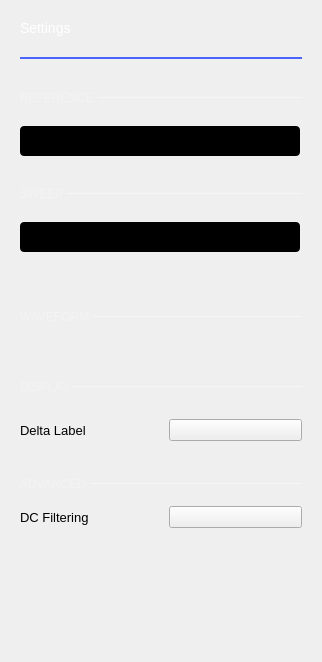
                   <widget class="QWidget" name="scrollAreaWidgetContents_2">
                    <property name="geometry">
                     <rect>
                      <x>0</x>
                      <y>0</y>
                      <width>322</width>
                      <height>662</height>
                     </rect>
                    </property>
                    <layout class="QVBoxLayout" name="verticalLayout_11">
                     <property name="leftMargin">
                      <number>20</number>
                     </property>
                     <property name="topMargin">
                      <number>20</number>
                     </property>
                     <property name="rightMargin">
                      <number>20</number>
                     </property>
                     <property name="bottomMargin">
                      <number>20</number>
                     </property>
                     <item>
                      <widget class="QLabel" name="label_5">
                       <property name="styleSheet">
                        <string notr="true">color: white;
    font-size: 14px;
    font-weight: normal;</string>
                       </property>
                       <property name="text">
                        <string>Settings</string>
                       </property>
                      </widget>
                     </item>
                     <item>
                      <spacer name="verticalSpacer_5">
                       <property name="orientation">
                        <enum>Qt::Vertical</enum>
                       </property>
                       <property name="sizeType">
                        <enum>QSizePolicy::Fixed</enum>
                       </property>
                       <property name="sizeHint" stdset="0">
                        <size>
                         <width>15</width>
                         <height>15</height>
                        </size>
                       </property>
                      </spacer>
                     </item>
                     <item>
                      <widget class="Line" name="line_2">
                       <property name="styleSheet">
                        <string notr="true">color: #4A64FF;</string>
                       </property>
                       <property name="frameShadow">
                        <enum>QFrame::Plain</enum>
                       </property>
                       <property name="lineWidth">
                        <number>2</number>
                       </property>
                       <property name="orientation">
                        <enum>Qt::Horizontal</enum>
                       </property>
                      </widget>
                     </item>
                     <item>
                      <layout class="QHBoxLayout" name="horizontalLayout_6">
                       <property name="spacing">
                        <number>0</number>
                       </property>
                       <property name="topMargin">
                        <number>25</number>
                       </property>
                       <property name="bottomMargin">
                        <number>15</number>
                       </property>
                       <item>
                        <widget class="QLabel" name="label">
                         <property name="sizePolicy">
                          <sizepolicy hsizetype="Maximum" vsizetype="Preferred">
                           <horstretch>0</horstretch>
                           <verstretch>0</verstretch>
                          </sizepolicy>
                         </property>
                         <property name="styleSheet">
                          <string notr="true">QLabel {
        font-size: 12px;
        color: rgba(255, 255, 255, 70)
    }
</string>
                         </property>
                         <property name="text">
                          <string>REFERENCE </string>
                         </property>
                        </widget>
                       </item>
                       <item>
                        <widget class="Line" name="line">
                         <property name="minimumSize">
                          <size>
                           <width>0</width>
                           <height>1</height>
                          </size>
                         </property>
                         <property name="maximumSize">
                          <size>
                           <width>16777215</width>
                           <height>1</height>
                          </size>
                         </property>
                         <property name="styleSheet">
                          <string notr="true">border: 1px solid rgba(255, 255, 255, 70);</string>
                         </property>
                         <property name="frameShadow">
                          <enum>QFrame::Sunken</enum>
                         </property>
                         <property name="orientation">
                          <enum>Qt::Horizontal</enum>
                         </property>
                        </widget>
                       </item>
                      </layout>
                     </item>
                     <item>
                      <widget class="adiscope::CustomSwitch" name="btnRefChn">
                       <property name="styleSheet">
                        <string notr="true">QPushButton {
min-height: 30px;
max-height: 30px;
min-width: 280px;
max-width: 280px;
background-color: black;
border-radius: 4px;
}

QPushButton:disabled {
background-color: qlineargradient(spread:pad, x1:0.5, y1:0, x2:0.501, y2:0, stop:0 #727273, stop:1 #141416);
}

QWidget#handle {
min-height: 30px;
max-height: 30px;
min-width: 142px;
max-width: 142px;
background-color: #4a64ff;
border-radius: 2px;
}

QWidget#handle:disabled {
background-color: #aaaaaa;
}

QLabel {
margin-top: 6px;
background-color: transparent;
line-height: 19px;
}

QLabel#on {
margin-top: 0px;
min-height:30px;
max-height:30px;
min-width:140px;
max-width:140px;
qproperty-alignment: AlignCenter AlignCenter;
margin-left: 0px;
color: white;
}

QLabel#on:disabled {
color: rgba(255,255,255,102);
}

QLabel#off {
margin-top: 0px;
min-height:30px;
max-height:30px;
min-width:140px;
max-width:140px;
margin-left: 140px;
color: white;
qproperty-alignment: AlignCenter AlignCenter;
}

QLabel#off:disabled {
color: rgba(255,255,255,51);
}
</string>
                       </property>
                       <property name="text">
                        <string/>
                       </property>
                       <property name="checkable">
                        <bool>true</bool>
                       </property>
                       <property name="checked">
                        <bool>true</bool>
                       </property>
                       <property name="leftText" stdset="0">
                        <string>Channel 1</string>
                       </property>
                       <property name="rightText" stdset="0">
                        <string>Channel 2</string>
                       </property>
                       <property name="duration_ms" stdset="0">
                        <string>0</string>
                       </property>
                      </widget>
                     </item>
                     <item>
                      <layout class="QHBoxLayout" name="horizontalLayout_4">
                       <property name="spacing">
                        <number>0</number>
                       </property>
                       <property name="topMargin">
                        <number>25</number>
                       </property>
                       <property name="bottomMargin">
                        <number>15</number>
                       </property>
                       <item>
                        <widget class="QLabel" name="label_2">
                         <property name="sizePolicy">
                          <sizepolicy hsizetype="Maximum" vsizetype="Preferred">
                           <horstretch>0</horstretch>
                           <verstretch>0</verstretch>
                          </sizepolicy>
                         </property>
                         <property name="styleSheet">
                          <string notr="true">QLabel {
        font-size: 12px;
        color: rgba(255, 255, 255, 70)
}</string>
                         </property>
                         <property name="text">
                          <string>SWEEP </string>
                         </property>
                        </widget>
                       </item>
                       <item>
                        <widget class="Line" name="line_3">
                         <property name="minimumSize">
                          <size>
                           <width>0</width>
                           <height>1</height>
                          </size>
                         </property>
                         <property name="maximumSize">
                          <size>
                           <width>16777215</width>
                           <height>1</height>
                          </size>
                         </property>
                         <property name="styleSheet">
                          <string notr="true">border: 1px solid rgba(255, 255, 255, 70);</string>
                         </property>
                         <property name="frameShadow">
                          <enum>QFrame::Sunken</enum>
                         </property>
                         <property name="lineWidth">
                          <number>1</number>
                         </property>
                         <property name="orientation">
                          <enum>Qt::Horizontal</enum>
                         </property>
                        </widget>
                       </item>
                      </layout>
                     </item>
                     <item>
                      <layout class="QGridLayout" name="sweepLayout">
                       <property name="topMargin">
                        <number>0</number>
                       </property>
                       <property name="spacing">
                        <number>15</number>
                       </property>
                       <item row="6" column="1">
                        <layout class="QVBoxLayout" name="samplesCountLayout">
                         <property name="spacing">
                          <number>0</number>
                         </property>
                        </layout>
                       </item>
                       <item row="6" column="0">
                        <spacer name="verticalSpacer_2">
                         <property name="orientation">
                          <enum>Qt::Vertical</enum>
                         </property>
                         <property name="sizeType">
                          <enum>QSizePolicy::Fixed</enum>
                         </property>
                         <property name="sizeHint" stdset="0">
                          <size>
                           <width>0</width>
                           <height>12</height>
                          </size>
                         </property>
                        </spacer>
                       </item>
                       <item row="1" column="0" colspan="2">
                        <widget class="adiscope::CustomSwitch" name="btnIsLog">
                         <property name="styleSheet">
                          <string notr="true">QPushButton {
min-height: 30px;
max-height: 30px;
min-width: 280px;
max-width: 280px;
background-color: black;
border-radius: 4px;
}

QPushButton:disabled {
background-color: qlineargradient(spread:pad, x1:0.5, y1:0, x2:0.501, y2:0, stop:0 #727273, stop:1 #141416);
}

QWidget#handle {
min-height: 30px;
max-height: 30px;
min-width: 142px;
max-width: 142px;
background-color: #4a64ff;
border-radius: 2px;
}

QWidget#handle:disabled {
background-color: #aaaaaa;
}

QLabel {
margin-top: 6px;
background-color: transparent;
line-height: 19px;
}

QLabel#on {
margin-top: 0px;
min-height:30px;
max-height:30px;
min-width:140px;
max-width:140px;
qproperty-alignment: AlignCenter AlignCenter;
margin-left: 0px;
color: white;
}

QLabel#on:disabled {
color: rgba(255,255,255,102);
}

QLabel#off {
margin-top: 0px;
min-height:30px;
max-height:30px;
min-width:140px;
max-width:140px;
margin-left: 140px;
color: white;
qproperty-alignment: AlignCenter AlignCenter;
}

QLabel#off:disabled {
color: rgba(255,255,255,51);
}
</string>
                         </property>
                         <property name="text">
                          <string/>
                         </property>
                         <property name="checkable">
                          <bool>true</bool>
                         </property>
                         <property name="checked">
                          <bool>true</bool>
                         </property>
                         <property name="leftText" stdset="0">
                          <string>Logarithmic</string>
                         </property>
                         <property name="rightText" stdset="0">
                          <string>Linear</string>
                         </property>
                         <property name="duration_ms" stdset="0">
                          <number>0</number>
                         </property>
                        </widget>
                       </item>
                       <item row="2" column="0" colspan="2">
                        <widget class="QWidget" name="widget" native="true">
                         <property name="sizePolicy">
                          <sizepolicy hsizetype="Minimum" vsizetype="Fixed">
                           <horstretch>0</horstretch>
                           <verstretch>0</verstretch>
                          </sizepolicy>
                         </property>
                         <property name="minimumSize">
                          <size>
                           <width>0</width>
                           <height>0</height>
                          </size>
                         </property>
                         <layout class="QVBoxLayout" name="sweepRangeLayout">
                          <property name="spacing">
                           <number>0</number>
                          </property>
                          <property name="leftMargin">
                           <number>0</number>
                          </property>
                          <property name="topMargin">
                           <number>0</number>
                          </property>
                          <property name="rightMargin">
                           <number>0</number>
                          </property>
                          <property name="bottomMargin">
                           <number>0</number>
                          </property>
                         </layout>
                        </widget>
                       </item>
                      </layout>
                     </item>
                     <item>
                      <layout class="QHBoxLayout" name="horizontalLayout_7">
                       <property name="spacing">
                        <number>0</number>
                       </property>
                       <property name="topMargin">
                        <number>25</number>
                       </property>
                       <property name="bottomMargin">
                        <number>25</number>
                       </property>
                       <item>
                        <widget class="QLabel" name="label_3">
                         <property name="sizePolicy">
                          <sizepolicy hsizetype="Maximum" vsizetype="Preferred">
                           <horstretch>0</horstretch>
                           <verstretch>0</verstretch>
                          </sizepolicy>
                         </property>
                         <property name="styleSheet">
                          <string notr="true">QLabel {
        font-size: 12px;
        color: rgba(255, 255, 255, 70)
    }
</string>
                         </property>
                         <property name="text">
                          <string>WAVEFORM </string>
                         </property>
                        </widget>
                       </item>
                       <item>
                        <widget class="Line" name="line_5">
                         <property name="minimumSize">
                          <size>
                           <width>0</width>
                           <height>1</height>
                          </size>
                         </property>
                         <property name="maximumSize">
                          <size>
                           <width>16777215</width>
                           <height>1</height>
                          </size>
                         </property>
                         <property name="styleSheet">
                          <string notr="true">border: 1px solid rgba(255, 255, 255, 70);</string>
                         </property>
                         <property name="frameShadow">
                          <enum>QFrame::Sunken</enum>
                         </property>
                         <property name="lineWidth">
                          <number>1</number>
                         </property>
                         <property name="orientation">
                          <enum>Qt::Horizontal</enum>
                         </property>
                        </widget>
                       </item>
                      </layout>
                     </item>
                     <item>
                      <layout class="QGridLayout" name="gridLayout_8">
                       <property name="topMargin">
                        <number>0</number>
                       </property>
                       <property name="spacing">
                        <number>15</number>
                       </property>
                       <item row="0" column="1">
                        <layout class="QVBoxLayout" name="offsetLayout"/>
                       </item>
                       <item row="0" column="0">
                        <layout class="QVBoxLayout" name="amplitudeLayout"/>
                       </item>
                      </layout>
                     </item>
                     <item>
                      <layout class="QHBoxLayout" name="horizontalLayout_8">
                       <property name="spacing">
                        <number>0</number>
                       </property>
                       <property name="topMargin">
                        <number>25</number>
                       </property>
                       <property name="bottomMargin">
                        <number>19</number>
                       </property>
                       <item>
                        <widget class="QLabel" name="label_4">
                         <property name="sizePolicy">
                          <sizepolicy hsizetype="Maximum" vsizetype="Preferred">
                           <horstretch>0</horstretch>
                           <verstretch>0</verstretch>
                          </sizepolicy>
                         </property>
                         <property name="styleSheet">
                          <string notr="true">QLabel {
       font-size: 12px;
       color: rgba(255, 255, 255, 70)
    }
   </string>
                         </property>
                         <property name="text">
                          <string>DISPLAY </string>
                         </property>
                        </widget>
                       </item>
                       <item>
                        <widget class="Line" name="line_4">
                         <property name="minimumSize">
                          <size>
                           <width>0</width>
                           <height>1</height>
                          </size>
                         </property>
                         <property name="maximumSize">
                          <size>
                           <width>16777215</width>
                           <height>1</height>
                          </size>
                         </property>
                         <property name="styleSheet">
                          <string notr="true">border: 1px solid rgba(255, 255, 255, 70);
</string>
                         </property>
                         <property name="frameShadow">
                          <enum>QFrame::Sunken</enum>
                         </property>
                         <property name="lineWidth">
                          <number>1</number>
                         </property>
                         <property name="orientation">
                          <enum>Qt::Horizontal</enum>
                         </property>
                        </widget>
                       </item>
                      </layout>
                     </item>
                     <item>
                      <layout class="QGridLayout" name="gridLayout_9" rowminimumheight="0,0,0,0,0,0,0">
                       <property name="topMargin">
                        <number>0</number>
                       </property>
                       <property name="bottomMargin">
                        <number>0</number>
                       </property>
                       <property name="spacing">
                        <number>15</number>
                       </property>
                       <item row="0" column="1">
                        <layout class="QVBoxLayout" name="phaseMinLayout"/>
                       </item>
                       <item row="6" column="0">
                        <widget class="QLabel" name="label_13">
                         <property name="styleSheet">
                          <string notr="true">font-size: 13px;</string>
                         </property>
                         <property name="text">
                          <string/>
                         </property>
                        </widget>
                       </item>
                       <item row="1" column="1">
                        <layout class="QVBoxLayout" name="phaseMaxLayout"/>
                       </item>
                       <item row="0" column="0">
                        <layout class="QVBoxLayout" name="magMinLayout"/>
                       </item>
                       <item row="1" column="0">
                        <layout class="QVBoxLayout" name="magMaxLayout"/>
                       </item>
                       <item row="4" column="0">
                        <widget class="QLabel" name="label_11">
                         <property name="sizePolicy">
                          <sizepolicy hsizetype="Preferred" vsizetype="Preferred">
                           <horstretch>0</horstretch>
                           <verstretch>0</verstretch>
                          </sizepolicy>
                         </property>
                         <property name="styleSheet">
                          <string notr="true">font-size: 13px;</string>
                         </property>
                         <property name="text">
                          <string>Delta Label</string>
                         </property>
                        </widget>
                       </item>
                       <item row="4" column="1">
                        <widget class="adiscope::CustomSwitch" name="deltaBtn">
                         <property name="text">
                          <string/>
                         </property>
                         <property name="leftText" stdset="0">
                          <string>On</string>
                         </property>
                         <property name="rightText" stdset="0">
                          <string>Off</string>
                         </property>
                         <property name="duration_ms" stdset="0">
                          <number>0</number>
                         </property>
                         <property name="polarity" stdset="0">
                          <bool>false</bool>
                         </property>
                        </widget>
                       </item>
                      </layout>
                     </item>
                     <item>
                      <layout class="QVBoxLayout" name="verticalLayout_21">
                       <property name="spacing">
                        <number>0</number>
                       </property>
                       <property name="bottomMargin">
                        <number>0</number>
                       </property>
                       <item>
                        <layout class="QHBoxLayout" name="horizontalLayout_20">
                         <property name="spacing">
                          <number>0</number>
                         </property>
                         <property name="topMargin">
                          <number>0</number>
                         </property>
                         <item>
                          <widget class="QLabel" name="label_14">
                           <property name="sizePolicy">
                            <sizepolicy hsizetype="Fixed" vsizetype="Preferred">
                             <horstretch>0</horstretch>
                             <verstretch>0</verstretch>
                            </sizepolicy>
                           </property>
                           <property name="styleSheet">
                            <string notr="true">QLabel {
        font-size: 12px;
        color: rgba(255, 255, 255, 70)
    }
</string>
                           </property>
                           <property name="text">
                            <string>ADVANCED </string>
                           </property>
                          </widget>
                         </item>
                         <item>
                          <widget class="Line" name="line_12">
                           <property name="maximumSize">
                            <size>
                             <width>16777215</width>
                             <height>1</height>
                            </size>
                           </property>
                           <property name="styleSheet">
                            <string notr="true">border: 1px solid rgba(255, 255, 255, 70);
</string>
                           </property>
                           <property name="orientation">
                            <enum>Qt::Horizontal</enum>
                           </property>
                          </widget>
                         </item>
                        </layout>
                       </item>
                       <item>
                        <spacer name="verticalSpacer_6">
                         <property name="orientation">
                          <enum>Qt::Vertical</enum>
                         </property>
                         <property name="sizeType">
                          <enum>QSizePolicy::Fixed</enum>
                         </property>
                         <property name="sizeHint" stdset="0">
                          <size>
                           <width>20</width>
                           <height>15</height>
                          </size>
                         </property>
                        </spacer>
                       </item>
                       <item>
                        <layout class="QGridLayout" name="gridLayout" rowstretch="0,0">
                         <property name="sizeConstraint">
                          <enum>QLayout::SetDefaultConstraint</enum>
                         </property>
                         <property name="topMargin">
                          <number>0</number>
                         </property>
                         <property name="spacing">
                          <number>15</number>
                         </property>
                         <item row="1" column="1">
                          <layout class="QVBoxLayout" name="captureDelayLayout"/>
                         </item>
                         <item row="1" column="0">
                          <layout class="QVBoxLayout" name="pushDelayLayout"/>
                         </item>
                         <item row="0" column="0">
                          <widget class="QLabel" name="label_12">
                           <property name="styleSheet">
                            <string notr="true">font-size: 13px;</string>
                           </property>
                           <property name="text">
                            <string>DC Filtering</string>
                           </property>
                          </widget>
                         </item>
                         <item row="0" column="1">
                          <widget class="adiscope::CustomSwitch" name="dcFilterBtn">
                           <property name="text">
                            <string/>
                           </property>
                           <property name="leftText" stdset="0">
                            <string>On</string>
                           </property>
                           <property name="rightText" stdset="0">
                            <string>Off</string>
                           </property>
                           <property name="duration_ms" stdset="0">
                            <number>0</number>
                           </property>
                           <property name="polarity" stdset="0">
                            <bool>false</bool>
                           </property>
                          </widget>
                         </item>
                        </layout>
                       </item>
                      </layout>
                     </item>
                     <item>
                      <spacer name="verticalSpacer">
                       <property name="orientation">
                        <enum>Qt::Vertical</enum>
                       </property>
                       <property name="sizeHint" stdset="0">
                        <size>
                         <width>0</width>
                         <height>0</height>
                        </size>
                       </property>
                      </spacer>
                     </item>
                     <item>
                      <spacer name="horizontalSpacer_3">
                       <property name="orientation">
                        <enum>Qt::Horizontal</enum>
                       </property>
                       <property name="sizeHint" stdset="0">
                        <size>
                         <width>280</width>
                         <height>0</height>
                        </size>
                       </property>
                      </spacer>
                     </item>
                    </layout>
                   </widget>
